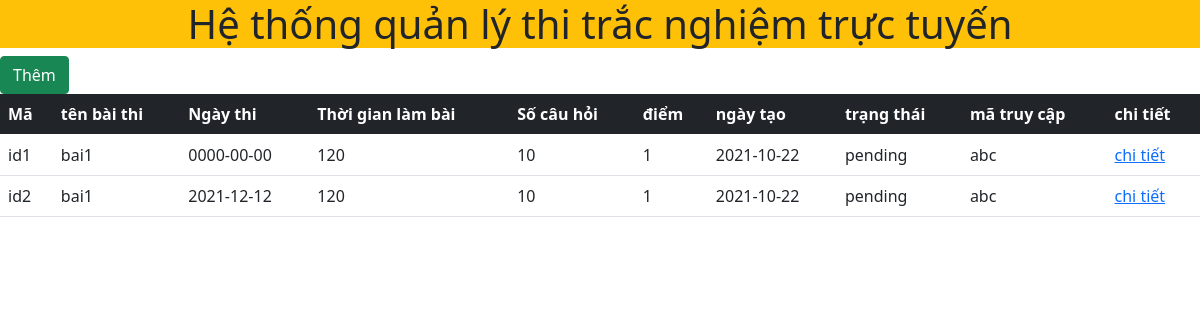
The page / on the database its author committed.
### tables this page shows
CREATE TABLE `exams` (
  `id` varchar(6) NOT NULL,
  `exam_title` varchar(100) NOT NULL,
  `exam_datetime` date NOT NULL,
  `duration` int(10) NOT NULL,
  `total_question` int(10) NOT NULL,
  `marks_per_right_answer` int(10) NOT NULL,
  `created_on` date NOT NULL DEFAULT current_timestamp(),
  `status` varchar(10) NOT NULL,
  `exam_code` varchar(100) NOT NULL
);

### src/index.php (the view)
<?php
include './header.php';
?>
<main>
    <a href="add.php" class="btn btn-success"> Thêm</a>
    <table class="table">
        <thead>
            <tr class="table-dark">
                <th scope="col">Mã</th>
                <th scope="col">tên bài thi</th>
                <th scope="col">Ngày thi</th>
                <th scope="col">Thời gian làm bài</th>
                <th scope="col">Số câu hỏi</th>
                <th scope="col">điểm</th>
                <th scope="col">ngày tạo</th>
                <th scope="col">trạng thái</th>
                <th scope="col">mã truy cập</th>
                <th scope="col">chi tiết</th>
            </tr>
        </thead>
        <tbody>
            <?php
            include "./config.php";
            $sql = "SELECT `id`, `exam_title`, `exam_datetime`, `duration`, `total_question`, `marks_per_right_answer`, `created_on`, `status`, `exam_code` FROM `exams`";
            $result = mysqli_query($conn, $sql);
            if (mysqli_num_rows($result) > 0) {
                while ($row = mysqli_fetch_assoc($result)) {
            ?>
                    <tr>
                        <td scope="row"><?php echo $row['id']; ?> </td>
                        <td><?php echo $row['exam_title']; ?></td>
                        <td><?php echo $row['exam_datetime']; ?></td>
                        <td><?php echo $row['duration']; ?></td>
                        <td><?php echo $row['total_question']; ?></td>
                        <td><?php echo $row['marks_per_right_answer']; ?></td>
                        <td><?php echo $row['created_on']; ?></td>
                        <td><?php echo $row['status']; ?></td>
                        <td><?php echo $row['exam_code']; ?></td>
                        <td><a href="view.php?id=<?php echo $row['id']; ?>">chi tiết</i></a></td>
                    </tr>
            <?php
                }
            }
            ?>
        </tbody>
    </table>
</main>

### src/header.php (shortened to what this page needs)
<!DOCTYPE html>
<html lang="en">
<head>
    <link href="https://cdn.jsdelivr.net/npm/bootstrap@5.0.2/dist/css/bootstrap.min.css" rel="stylesheet">
</head>
<body>
<h1 class="bg-warning text-center">Hệ thống quản lý thi trắc nghiệm trực tuyến</h1>

### rows shown on the page
exams: id "id1", exam_title "bai1", exam_datetime "0000-00-00", duration "120", total_question "10", marks_per_right_answer "1", created_on "2021-10-22", status "pending", exam_code "abc"
exams: id "id2", exam_title "bai1", exam_datetime "2021-12-12", duration "120", total_question "10", marks_per_right_answer "1", created_on "2021-10-22", status "pending", exam_code "abc"
